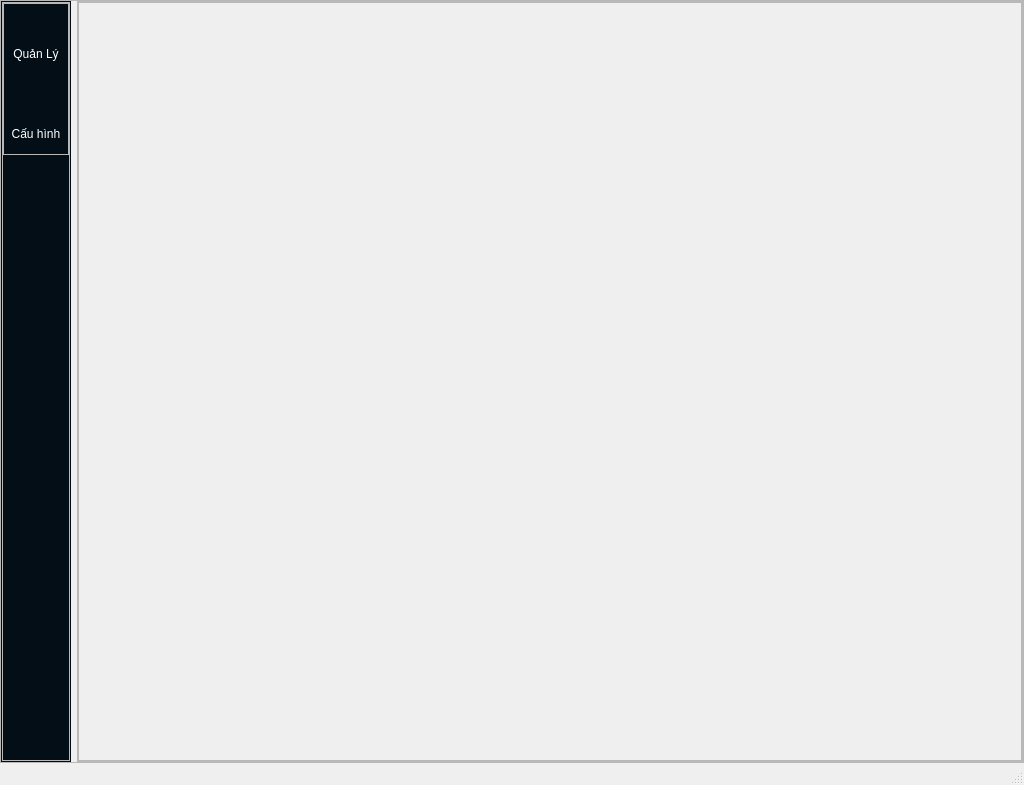
<?xml version="1.0" encoding="UTF-8"?>
<ui version="4.0">
 <class>MainWindow</class>
 <widget class="QMainWindow" name="MainWindow">
  <property name="geometry">
   <rect>
    <x>0</x>
    <y>0</y>
    <width>1024</width>
    <height>785</height>
   </rect>
  </property>
  <property name="windowTitle">
   <string>MainWindow</string>
  </property>
  <widget class="QWidget" name="centralwidget">
   <property name="styleSheet">
    <string notr="true"/>
   </property>
   <layout class="QGridLayout" name="gridLayout">
    <property name="leftMargin">
     <number>0</number>
    </property>
    <property name="topMargin">
     <number>0</number>
    </property>
    <property name="rightMargin">
     <number>0</number>
    </property>
    <property name="bottomMargin">
     <number>0</number>
    </property>
    <property name="spacing">
     <number>0</number>
    </property>
    <item row="0" column="0">
     <widget class="QFrame" name="boxContainer">
      <property name="frameShape">
       <enum>QFrame::StyledPanel</enum>
      </property>
      <property name="frameShadow">
       <enum>QFrame::Raised</enum>
      </property>
      <layout class="QHBoxLayout" name="horizontalLayout">
       <property name="leftMargin">
        <number>0</number>
       </property>
       <property name="topMargin">
        <number>0</number>
       </property>
       <property name="rightMargin">
        <number>0</number>
       </property>
       <property name="bottomMargin">
        <number>0</number>
       </property>
       <item>
        <widget class="QFrame" name="MenuLeftFrame">
         <property name="minimumSize">
          <size>
           <width>70</width>
           <height>0</height>
          </size>
         </property>
         <property name="maximumSize">
          <size>
           <width>70</width>
           <height>16777215</height>
          </size>
         </property>
         <property name="styleSheet">
          <string notr="true">QFrame#MenuLeftFrame {
	background-color: rgb(3,14,22);
}</string>
         </property>
         <property name="frameShape">
          <enum>QFrame::StyledPanel</enum>
         </property>
         <property name="frameShadow">
          <enum>QFrame::Raised</enum>
         </property>
         <layout class="QGridLayout" name="gridLayout_4">
          <property name="leftMargin">
           <number>0</number>
          </property>
          <property name="topMargin">
           <number>0</number>
          </property>
          <property name="rightMargin">
           <number>0</number>
          </property>
          <property name="bottomMargin">
           <number>0</number>
          </property>
          <property name="spacing">
           <number>0</number>
          </property>
          <item row="0" column="0">
           <widget class="QFrame" name="LeftFrame_2">
            <property name="styleSheet">
             <string notr="true">color: white;</string>
            </property>
            <property name="frameShape">
             <enum>QFrame::StyledPanel</enum>
            </property>
            <property name="frameShadow">
             <enum>QFrame::Raised</enum>
            </property>
            <layout class="QGridLayout" name="gridLayout_6">
             <property name="leftMargin">
              <number>0</number>
             </property>
             <property name="topMargin">
              <number>0</number>
             </property>
             <property name="rightMargin">
              <number>0</number>
             </property>
             <property name="bottomMargin">
              <number>0</number>
             </property>
             <property name="spacing">
              <number>0</number>
             </property>
             <item row="2" column="0" alignment="Qt::AlignHCenter">
              <widget class="QFrame" name="BottomLeftFrame_2">
               <property name="maximumSize">
                <size>
                 <width>16777215</width>
                 <height>113</height>
                </size>
               </property>
               <property name="styleSheet">
                <string notr="true">background-color: rgba(3,14,22,255);
border-bottom-left-radius: 20px;</string>
               </property>
               <property name="frameShape">
                <enum>QFrame::StyledPanel</enum>
               </property>
               <property name="frameShadow">
                <enum>QFrame::Raised</enum>
               </property>
               <layout class="QGridLayout" name="gridLayout_13">
                <property name="leftMargin">
                 <number>0</number>
                </property>
                <property name="topMargin">
                 <number>0</number>
                </property>
                <property name="rightMargin">
                 <number>0</number>
                </property>
                <property name="bottomMargin">
                 <number>0</number>
                </property>
                <property name="horizontalSpacing">
                 <number>0</number>
                </property>
                <property name="verticalSpacing">
                 <number>7</number>
                </property>
               </layout>
              </widget>
             </item>
             <item row="0" column="0">
              <widget class="QFrame" name="LeftBtnFrame_2">
               <property name="maximumSize">
                <size>
                 <width>16777215</width>
                 <height>470</height>
                </size>
               </property>
               <property name="frameShape">
                <enum>QFrame::StyledPanel</enum>
               </property>
               <property name="frameShadow">
                <enum>QFrame::Raised</enum>
               </property>
               <layout class="QGridLayout" name="gridLayout_7">
                <property name="leftMargin">
                 <number>0</number>
                </property>
                <property name="topMargin">
                 <number>0</number>
                </property>
                <property name="rightMargin">
                 <number>0</number>
                </property>
                <property name="bottomMargin">
                 <number>0</number>
                </property>
                <property name="horizontalSpacing">
                 <number>0</number>
                </property>
                <property name="verticalSpacing">
                 <number>10</number>
                </property>
                <item row="1" column="0">
                 <widget class="QPushButton" name="btnConfig">
                  <property name="minimumSize">
                   <size>
                    <width>60</width>
                    <height>70</height>
                   </size>
                  </property>
                  <property name="styleSheet">
                   <string notr="true">QPushButton#btnConfig {
   background-image: url(:/images/res/drawable/icons/manage_line.png);
	background-repeat: none;
	background-position: center top;
	border-top: 10px solid transparent;
	padding-top: 20px;
	font: 8pt &quot;Open Sans&quot;;
}
QPushButton#btnConfig:hover {
	background-image: url(:/images/res/drawable/icons/manage.png);
	background-repeat: none;
	background-position: center top;
	background-color:  rgba(44,62,76,255);
	border-top: 10px solid transparent;
	border-radius:15px;
	margin-left: 3px;
	margin-right: 3px;
	padding-top: 20px;
	font: 8pt &quot;Open Sans&quot;;
 }</string>
                  </property>
                  <property name="text">
                   <string>Cấu hình</string>
                  </property>
                 </widget>
                </item>
                <item row="0" column="0">
                 <widget class="QPushButton" name="btnManager">
                  <property name="minimumSize">
                   <size>
                    <width>60</width>
                    <height>70</height>
                   </size>
                  </property>
                  <property name="styleSheet">
                   <string notr="true">QPushButton#btnManager{
	background-image:url(:/images/res/drawable/icons/user_line.png);
	background-repeat: none;
	background-position: center top;
	border-top: 10px solid transparent;
	padding-top: 20px;
	font: 8pt &quot;Open Sans&quot;;
}
QPushButton#btnManager:hover {
	background-image: url(:/images/res/drawable/icons/user.png);
	background-repeat: none;
	background-position: center top;
	background-color:  rgba(44,62,76,255);
	border-top: 10px solid transparent;
	border-radius:15px;
	margin-left: 3px;
	margin-right: 3px;
	padding-top: 20px;
	font: 8pt &quot;Open Sans&quot;;
 }</string>
                  </property>
                  <property name="text">
                   <string>Quản Lý</string>
                  </property>
                 </widget>
                </item>
               </layout>
              </widget>
             </item>
             <item row="1" column="0">
              <spacer name="verticalSpacer">
               <property name="orientation">
                <enum>Qt::Vertical</enum>
               </property>
               <property name="sizeHint" stdset="0">
                <size>
                 <width>20</width>
                 <height>40</height>
                </size>
               </property>
              </spacer>
             </item>
            </layout>
           </widget>
          </item>
         </layout>
        </widget>
       </item>
       <item>
        <widget class="QFrame" name="BodyContainer">
         <property name="frameShape">
          <enum>QFrame::StyledPanel</enum>
         </property>
         <property name="frameShadow">
          <enum>QFrame::Raised</enum>
         </property>
         <layout class="QGridLayout" name="gridLayout_2">
          <property name="leftMargin">
           <number>0</number>
          </property>
          <property name="topMargin">
           <number>0</number>
          </property>
          <property name="rightMargin">
           <number>0</number>
          </property>
          <property name="bottomMargin">
           <number>0</number>
          </property>
          <property name="spacing">
           <number>0</number>
          </property>
          <item row="0" column="0">
           <widget class="QStackedWidget" name="stackedWidgetHome">
            <property name="currentIndex">
             <number>1</number>
            </property>
            <widget class="QWidget" name="managerPage">
             <layout class="QGridLayout" name="gridLayout_9">
              <property name="leftMargin">
               <number>0</number>
              </property>
              <property name="topMargin">
               <number>0</number>
              </property>
              <property name="rightMargin">
               <number>0</number>
              </property>
              <property name="bottomMargin">
               <number>0</number>
              </property>
              <property name="spacing">
               <number>0</number>
              </property>
              <item row="0" column="0">
               <widget class="QFrame" name="containerManager">
                <property name="frameShape">
                 <enum>QFrame::StyledPanel</enum>
                </property>
                <property name="frameShadow">
                 <enum>QFrame::Raised</enum>
                </property>
               </widget>
              </item>
             </layout>
            </widget>
            <widget class="QWidget" name="configPage">
             <layout class="QGridLayout" name="gridLayout_8">
              <property name="leftMargin">
               <number>0</number>
              </property>
              <property name="topMargin">
               <number>0</number>
              </property>
              <property name="rightMargin">
               <number>0</number>
              </property>
              <property name="bottomMargin">
               <number>0</number>
              </property>
              <property name="spacing">
               <number>0</number>
              </property>
              <item row="0" column="0">
               <widget class="QFrame" name="containeConfig">
                <property name="frameShape">
                 <enum>QFrame::StyledPanel</enum>
                </property>
                <property name="frameShadow">
                 <enum>QFrame::Raised</enum>
                </property>
               </widget>
              </item>
             </layout>
            </widget>
            <widget class="QWidget" name="trashPage">
             <layout class="QGridLayout" name="gridLayout_10">
              <property name="leftMargin">
               <number>0</number>
              </property>
              <property name="topMargin">
               <number>0</number>
              </property>
              <property name="rightMargin">
               <number>0</number>
              </property>
              <property name="bottomMargin">
               <number>0</number>
              </property>
              <property name="spacing">
               <number>0</number>
              </property>
              <item row="0" column="0">
               <widget class="QFrame" name="containerTrashPage">
                <property name="frameShape">
                 <enum>QFrame::StyledPanel</enum>
                </property>
                <property name="frameShadow">
                 <enum>QFrame::Raised</enum>
                </property>
               </widget>
              </item>
             </layout>
            </widget>
           </widget>
          </item>
         </layout>
        </widget>
       </item>
      </layout>
     </widget>
    </item>
   </layout>
  </widget>
  <widget class="QStatusBar" name="statusbar"/>
 </widget>
 <resources>
  <include location="../../resources.qrc"/>
 </resources>
 <connections/>
</ui>
